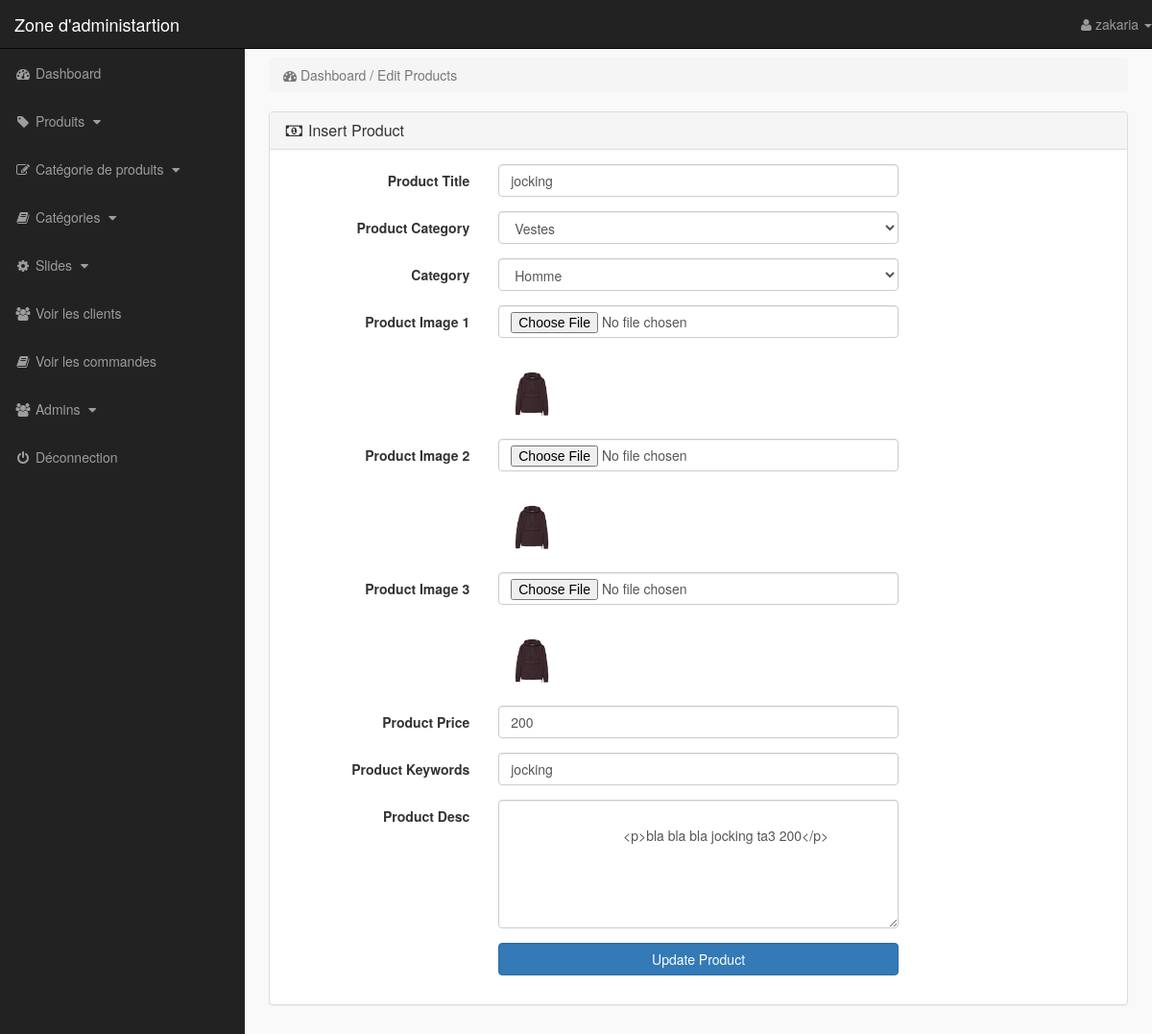
/admin_area/index.php?edit_product=3 (signed in), run on the app's committed database.
### tables this page shows
CREATE TABLE IF NOT EXISTS `products` (
  `product_id` int(10) NOT NULL AUTO_INCREMENT,
  `p_cat_id` int(10) NOT NULL,
  `cat_id` int(10) NOT NULL,
  `date` timestamp NOT NULL,
  `product_title` text NOT NULL,
  `product_img1` text NOT NULL,
  `product_img2` text NOT NULL,
  `product_img3` text NOT NULL,
  `product_price` int(10) NOT NULL,
  `product_keywords` text NOT NULL,
  `product_desc` text NOT NULL,
  PRIMARY KEY (`product_id`)
);

CREATE TABLE IF NOT EXISTS `product_categories` (
  `p_cat_id` int(10) NOT NULL AUTO_INCREMENT,
  `p_cat_title` text NOT NULL,
  `p_cat_desc` text NOT NULL,
  PRIMARY KEY (`p_cat_id`)
);

CREATE TABLE IF NOT EXISTS `categories` (
  `cat_id` int(10) NOT NULL AUTO_INCREMENT,
  `cat_title` text NOT NULL,
  `cat_desc` text NOT NULL,
  PRIMARY KEY (`cat_id`)
);

### admin_area/edit_product.php (the view, shortened to what this page needs)
<?php
    if(!isset($_SESSION['admin_email'])){
        echo "<script>window.open('login.php','_self')</script>";
    }else{
?>
<?php
    if(isset($_GET['edit_product'])){
        $edit_id = $_GET['edit_product'];
        $get_p = "select * from products where product_id='$edit_id'";
        $run_edit = mysqli_query($con,$get_p);
        $row_edit = mysqli_fetch_array($run_edit);
        $p_title = $row_edit['product_title'];
        $p_cat = $row_edit['p_cat_id'];
        $cat = $row_edit['cat_id'];
        $p_image1 = $row_edit['product_img1'];
        $p_image2 = $row_edit['product_img2'];
        $p_image3 = $row_edit['product_img3'];
        $p_price = $row_edit['product_price'];
        $p_keywords = $row_edit['product_keywords'];
        $p_desc = $row_edit['product_desc'];
    }
        $get_p_cat = "select * from product_categories where p_cat_id='$p_cat'";
        $run_p_cat = mysqli_query($con,$get_p_cat);
        $row_p_cat = mysqli_fetch_array($run_p_cat);
        $p_cat_title = $row_p_cat['p_cat_title'];
        $get_cat = "select * from categories where cat_id='$cat'";
        $run_cat = mysqli_query($con,$get_cat);
        $row_cat = mysqli_fetch_array($run_cat);
        $cat_title = $row_cat['cat_title'];
?>
<!DOCTYPE html>
<html lang="en">
<head>
</head>
<body>
<div class="row">
    <div class="col-lg-12">
        <ol class="breadcrumb">
            <li class="active">
                <i class="fa fa-dashboard"></i> Dashboard / Edit Products
            </li>
        </ol>
    </div>
</div>
<div class="row">
    <div class="col-lg-12">
        <div class="panel panel-default">
           <div class="panel-heading">
               <h3 class="panel-title">
                   <i class="fa fa-money fa-fw"></i> Insert Product
               </h3>
           </div>
           <div class="panel-body">
               <form method="post" class="form-horizontal" enctype="multipart/form-data">
                   <div class="form-group">
                      <label class="col-md-3 control-label"> Product Title </label>
                      <div class="col-md-6">
                          <input name="product_title" type="text" class="form-control" required value="<?php echo $p_title; ?>">
                      </div>
                   </div>
                   <div class="form-group">
                      <label class="col-md-3 control-label"> Product Category </label>
                      <div class="col-md-6">
                          <select name="product_cat" class="form-control">
                              <option value="<?php echo $p_cat; ?>"> <?php echo $p_cat_title; ?> </option>
                          </select>
                      </div>
                   </div>
                   <div class="form-group">
                      <label class="col-md-3 control-label"> Category </label>
                      <div class="col-md-6">
                          <select name="cat" class="form-control">
                              <option value="<?php echo $cat; ?>"> <?php echo $cat_title; ?> </option>
                          </select>
                      </div>
                   </div>
                   <div class="form-group">
                      <label class="col-md-3 control-label"> Product Image 1 </label>
                      <div class="col-md-6">
                          <input name="product_img1" type="file" class="form-control" required>
                          <br>
                          <img width="70" height="70" src="product_images/<?php echo $p_image1; ?>" alt="<?php echo $p_image1; ?>">
                      </div>
                   </div>
                   <div class="form-group">
                      <label class="col-md-3 control-label"> Product Image 2 </label>
                      <div class="col-md-6">
                          <input name="product_img2" type="file" class="form-control">
                          <br>
                          <img width="70" height="70" src="product_images/<?php echo $p_image2; ?>" alt="<?php echo $p_image2; ?>">
                      </div>
                   </div>
                   <div class="form-group">
                      <label class="col-md-3 control-label"> Product Image 3 </label>
                      <div class="col-md-6">
                          <input name="product_img3" type="file" class="form-control form-height-custom">
                          <br>
                          <img width="70" height="70" src="product_images/<?php echo $p_image3; ?>" alt="<?php echo $p_image3; ?>">
                      </div>
                   </div>
                   <div class="form-group">
                      <label class="col-md-3 control-label"> Product Price </label>
                      <div class="col-md-6">
                          <input name="product_price" type="text" class="form-control" required value="<?php echo $p_price; ?>">
                      </div>
                   </div>
                   <div class="form-group">
                      <label class="col-md-3 control-label"> Product Keywords </label>
                      <div class="col-md-6">
                          <input name="product_keywords" type="text" class="form-control" required value="<?php echo $p_keywords; ?>">
                      </div>
                   </div>
                   <div class="form-group">
                      <label class="col-md-3 control-label"> Product Desc </label>
                      <div class="col-md-6">
                          <textarea name="product_desc" cols="19" rows="6" class="form-control">
                              <?php echo $p_desc; ?>
                          </textarea>
                      </div>
                   </div>
                   <div class="form-group">
                      <label class="col-md-3 control-label"></label>
                      <div class="col-md-6">
                          <input name="update" value="Update Product" type="submit" class="btn btn-primary form-control">
                      </div>
                   </div>
               </form>
           </div>
        </div>
    </div>
</div>
</body>
</html>
<?php } ?>

### admin_area/includes/sidebar.php (shortened to what this page needs)
<?php
    if(!isset($_SESSION['admin_email'])){
        echo "<script>window.open('login.php','_self')</script>";
    }else{
?>
<nav class="navbar navbar-inverse navbar-fixed-top">
    <div class="navbar-header">
        <a href="index.php?dashboard" class="navbar-brand">Zone d'administartion</a>
    </div>
    <ul class="nav navbar-right top-nav">
        <li class="dropdown">
            <a href="#" class="dropdown-toggle" data-toggle="dropdown">
                <i class="fa fa-user"></i> <?php echo $admin_name;  ?> <b class="caret"></b>
            </a>
        </li>
    </ul>
    <div class="collapse navbar-collapse navbar-ex1-collapse">
        <ul class="nav navbar-nav side-nav">
            <li>
                <a href="index.php?dashboard">
                        <i class="fa fa-fw fa-dashboard"></i> Dashboard
                </a>
            </li>
            <li>
                <a href="#" data-toggle="collapse" data-target="#products">
                        <i class="fa fa-fw fa-tag"></i> Produits
                        <i class="fa fa-fw fa-caret-down"></i>
                </a>
            </li>
            <li>
                <a href="#" data-toggle="collapse" data-target="#p_cat">
                        <i class="fa fa-fw fa-edit"></i> Catégorie de produits
                        <i class="fa fa-fw fa-caret-down"></i>
                </a>
            </li>
            <li>
                <a href="#" data-toggle="collapse" data-target="#cat">
                        <i class="fa fa-fw fa-book"></i> Catégories
                        <i class="fa fa-fw fa-caret-down"></i>
                </a>
            </li>
            <li>
                <a href="#" data-toggle="collapse" data-target="#slides">
                        <i class="fa fa-fw fa-gear"></i> Slides
                        <i class="fa fa-fw fa-caret-down"></i>
                </a>
            </li>
            <li>
                <a href="index.php?view_customers">
                    <i class="fa fa-fw fa-users"></i> Voir les clients
                </a>
            </li>
            <li>
                <a href="index.php?view_orders">
                    <i class="fa fa-fw fa-book"></i> Voir les commandes
                </a>
            </li>
            <li>
                <a href="#" data-toggle="collapse" data-target="#users">
                        <i class="fa fa-fw fa-users"></i> Admins
                        <i class="fa fa-fw fa-caret-down"></i>
                </a>
            </li>
            <li>
                <a href="logout.php">
                    <i class="fa fa-fw fa-power-off"></i> Déconnection
                </a>
            </li>
        </ul>
    </div>
</nav>
<?php } ?>

### admin_area/css/style.css (style rules this page uses)
body { margin-top: 100px; }
@media (min-width: 768px) { body { margin-top: 50px; } }
.top-nav { 0 15px; }
.top-nav>li { float: left; display: inline-block; }
.top-nav>li>a { color: #999999; line-height: 20px; padding-top: 15px; padding-bottom: 15px; }
@media (min-width: 768px) { .side-nav { position: fixed; top: 51px; bottom: 0; width: 255px; overflow-y: auto; overflow-x: hidden; background-color: #222222; padding-bottom: 40px; border-radius: 0; } }
@media (min-width: 768px) { .side-nav>li>a { width: 255px; } }
.panel-body { border-radius: 5px; }

### data on the page
products: product_title "jocking", product_img1 (picture), product_img2 (picture), product_img3 (picture), product_price "200", product_keywords "jocking", product_desc "<p>bla bla bla jocking ta3 200</p>"
product_categories: product_cat "Vestes"
categories: cat "Homme"

### other printed values
$admin_name "zakaria"
